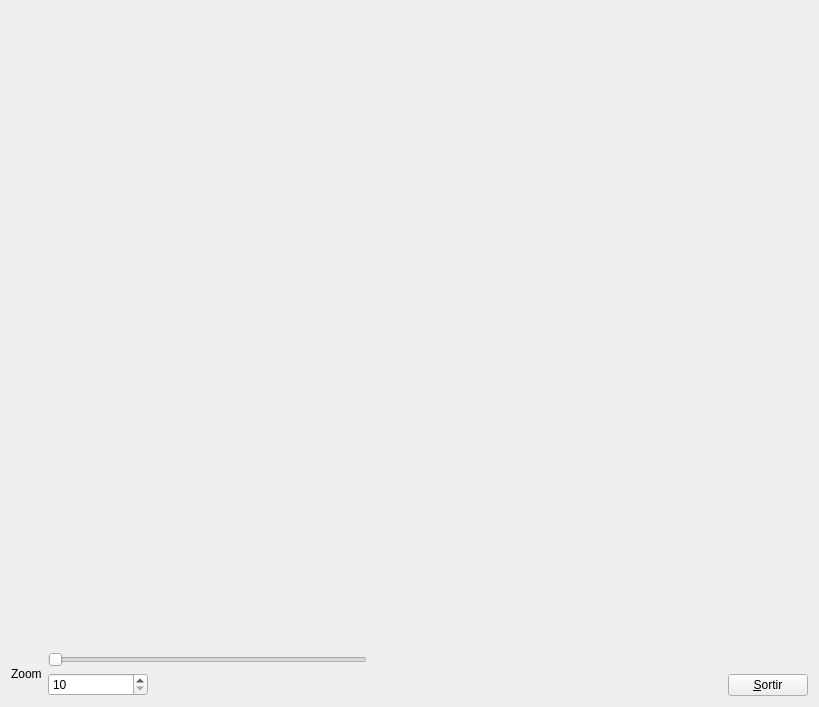
<?xml version="1.0" encoding="UTF-8"?>
<ui version="4.0">
 <class>MyForm</class>
 <widget class="QWidget" name="MyForm">
  <property name="geometry">
   <rect>
    <x>0</x>
    <y>0</y>
    <width>819</width>
    <height>707</height>
   </rect>
  </property>
  <property name="windowTitle">
   <string>Form</string>
  </property>
  <layout class="QHBoxLayout" name="horizontalLayout_3">
   <item>
    <layout class="QVBoxLayout" name="verticalLayout_3">
     <item>
      <widget class="MyGLWidget" name="widget" native="true">
       <property name="sizePolicy">
        <sizepolicy hsizetype="Expanding" vsizetype="Expanding">
         <horstretch>0</horstretch>
         <verstretch>0</verstretch>
        </sizepolicy>
       </property>
       <property name="maximumSize">
        <size>
         <width>16777214</width>
         <height>16777215</height>
        </size>
       </property>
       <zorder></zorder>
       <zorder>verticalSpacer_2</zorder>
      </widget>
     </item>
     <item>
      <layout class="QHBoxLayout" name="horizontalLayout_2">
       <item>
        <layout class="QHBoxLayout" name="horizontalLayout">
         <item>
          <widget class="QLabel" name="label">
           <property name="text">
            <string>Zoom</string>
           </property>
          </widget>
         </item>
         <item>
          <layout class="QVBoxLayout" name="verticalLayout_2">
           <item>
            <widget class="QSlider" name="horizontalSlider">
             <property name="minimum">
              <number>10</number>
             </property>
             <property name="maximum">
              <number>150</number>
             </property>
             <property name="orientation">
              <enum>Qt::Horizontal</enum>
             </property>
            </widget>
           </item>
           <item>
            <widget class="QSpinBox" name="spinBox">
             <property name="maximumSize">
              <size>
               <width>100</width>
               <height>100</height>
              </size>
             </property>
             <property name="minimum">
              <number>10</number>
             </property>
             <property name="maximum">
              <number>150</number>
             </property>
            </widget>
           </item>
          </layout>
         </item>
        </layout>
       </item>
       <item>
        <spacer name="horizontalSpacer">
         <property name="orientation">
          <enum>Qt::Horizontal</enum>
         </property>
         <property name="sizeHint" stdset="0">
          <size>
           <width>40</width>
           <height>20</height>
          </size>
         </property>
        </spacer>
       </item>
      </layout>
     </item>
    </layout>
   </item>
   <item>
    <layout class="QVBoxLayout" name="verticalLayout">
     <item>
      <spacer name="verticalSpacer">
       <property name="orientation">
        <enum>Qt::Vertical</enum>
       </property>
       <property name="sizeHint" stdset="0">
        <size>
         <width>20</width>
         <height>40</height>
        </size>
       </property>
      </spacer>
     </item>
     <item>
      <widget class="QPushButton" name="pushButton">
       <property name="sizePolicy">
        <sizepolicy hsizetype="Fixed" vsizetype="Fixed">
         <horstretch>0</horstretch>
         <verstretch>0</verstretch>
        </sizepolicy>
       </property>
       <property name="text">
        <string>&amp;Sortir</string>
       </property>
      </widget>
     </item>
    </layout>
   </item>
  </layout>
 </widget>
 <customwidgets>
  <customwidget>
   <class>MyGLWidget</class>
   <extends>QWidget</extends>
   <header>MyGLWidget.h</header>
   <container>1</container>
   <slots>
    <slot>actualitzaFOV(int)</slot>
   </slots>
  </customwidget>
 </customwidgets>
 <resources/>
 <connections>
  <connection>
   <sender>pushButton</sender>
   <signal>clicked()</signal>
   <receiver>MyForm</receiver>
   <slot>close()</slot>
   <hints>
    <hint type="sourcelabel">
     <x>808</x>
     <y>696</y>
    </hint>
    <hint type="destinationlabel">
     <x>818</x>
     <y>529</y>
    </hint>
   </hints>
  </connection>
  <connection>
   <sender>spinBox</sender>
   <signal>valueChanged(int)</signal>
   <receiver>horizontalSlider</receiver>
   <slot>setValue(int)</slot>
   <hints>
    <hint type="sourcelabel">
     <x>70</x>
     <y>679</y>
    </hint>
    <hint type="destinationlabel">
     <x>67</x>
     <y>648</y>
    </hint>
   </hints>
  </connection>
  <connection>
   <sender>horizontalSlider</sender>
   <signal>valueChanged(int)</signal>
   <receiver>spinBox</receiver>
   <slot>setValue(int)</slot>
   <hints>
    <hint type="sourcelabel">
     <x>100</x>
     <y>647</y>
    </hint>
    <hint type="destinationlabel">
     <x>96</x>
     <y>683</y>
    </hint>
   </hints>
  </connection>
  <connection>
   <sender>horizontalSlider</sender>
   <signal>valueChanged(int)</signal>
   <receiver>widget</receiver>
   <slot>actualitzaFOV(int)</slot>
   <hints>
    <hint type="sourcelabel">
     <x>138</x>
     <y>646</y>
    </hint>
    <hint type="destinationlabel">
     <x>131</x>
     <y>523</y>
    </hint>
   </hints>
  </connection>
  <connection>
   <sender>spinBox</sender>
   <signal>valueChanged(int)</signal>
   <receiver>widget</receiver>
   <slot>actualitzaFOV(int)</slot>
   <hints>
    <hint type="sourcelabel">
     <x>152</x>
     <y>678</y>
    </hint>
    <hint type="destinationlabel">
     <x>153</x>
     <y>616</y>
    </hint>
   </hints>
  </connection>
 </connections>
</ui>
